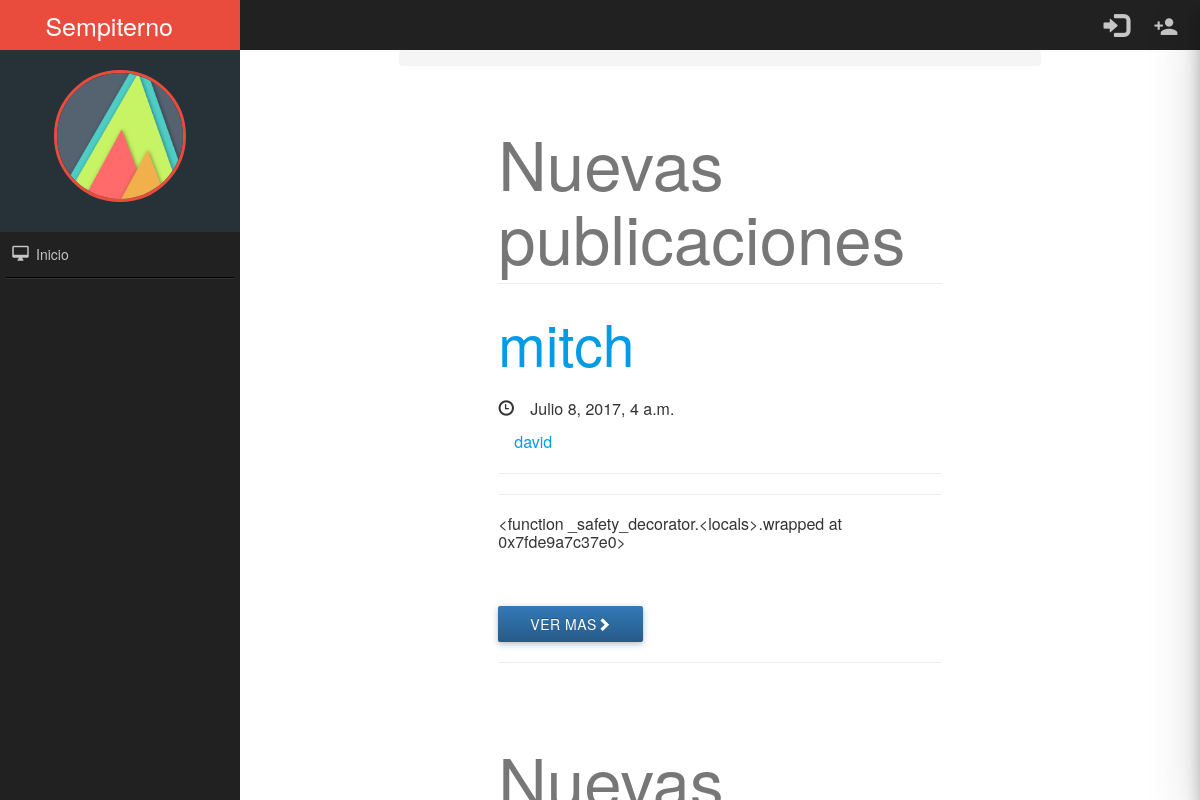
The page / on the database its author committed.
### posts/models.py (models this page shows, shortened)
class Post(models.Model):
    user = models.ForeignKey(settings.AUTH_USER_MODEL, default=1)
    title = models.CharField(max_length=120)
    slug = models.SlugField(unique=True)
    image = models.ImageField(upload_to=upload_location,
            null=True,
            blank=True,
            width_field="width_field",
            height_field="height_field")
    height_field = models.IntegerField(default=0)
    width_field = models.IntegerField(default=0)
    content = models.TextField()
    draft = models.BooleanField(default=False)
    publish = models.DateField(auto_now=True, auto_now_add=False)
    read_time =  models.IntegerField(default=0) # models.TimeField(null=True, blank=True) #assume minutes
    updated = models.DateTimeField(auto_now=True, auto_now_add=False)
    timestamp = models.DateTimeField(auto_now=False, auto_now_add=True)
    objects = PostManager()
    def get_absolute_url(self):
        return reverse("posts:detail", kwargs={"slug": self.slug})
    class Meta:
        ordering = ["-timestamp", "-updated"]
    def get_markdown(self):
        content = self.content
        markdown_text = markdown(content)
        return mark_safe(markdown_text)

### posts/views.py (the view, shortened to what this page needs)
# urls.py: url(r'^$', post_list, name='list'),
def post_list(request):
	today = timezone.now().date()
	queryset_list = Post.objects.all().order_by("-timestamp")
	query = request.GET.get("q")
	paginator = Paginator(queryset_list, 8) # Show 25 contacts per page
	page_request_var = "page"
	page = request.GET.get(page_request_var)
	try:
		queryset = paginator.page(page)
	except PageNotAnInteger:
		queryset = paginator.page(1)
	except EmptyPage:
		queryset = paginator.page(paginator.num_pages)
	context = {
		"object_list": queryset,
		"title": "List",
		"page_request_var": page_request_var,
		"today": today,
	}
	return render(request, "post_list.html", context)

### templates/post_list.html (shortened to what this page needs)
{% extends "base.html" %}
{% load staticfiles %}
{% block content %}
<div class='col-sm-30 col-sm-offset-99'>
    {% for obj in object_list %}
    <div class="container">
        <div class="row">
            <div class="col-md-99">
                <h1 class="page-header">
                    Nuevas publicaciones
                </h1>
                <h2>
                <a href='{{ obj.get_absolute_url }}'>{{ obj.title }}</a>
                </h2>
                <p><span class="glyphicon glyphicon-time">&nbsp;</span>{{ obj.timestamp}}</p>
                <p><span class="glyphicon glyphicon-account">&nbsp;</span><a href="perfil.html">{{ obj.user.username }}</a></p>
                <hr>
                <hr>
                <h6><p>{{ obj.get_markdown|truncatechars_html:120 }}</p></h6>
                <br>
                <br>
                <a class="btn btn-primary" href="{{ obj.get_absolute_url }}">Ver mas<span class="glyphicon glyphicon-chevron-right"></span></a><hr>
            </div>
        </div>
    </div>
    {% endfor %}
</body>
{% endblock content %}
{% block footer %}
    </section>
{% endblock footer %}

### static/css/base.css (style rules this page uses)
h1 { color: #777777; }

### static/css/style.css (style rules this page uses)
body, html { margin: 0; padding: 0; position: relative; font-size: 16px; background-color: #fff; width: 100%; height: 100%; color: #333; }

### rows shown on the page
Post: title "mitch", timestamp "Julio 8, 2017, 4 a.m.", user.username "david", get_markdown "<function _safety_decorator.<locals>.wrapped at 0x7fde9a7c37e0>"
